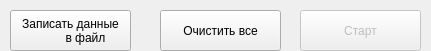
  <widget class="QFrame" name="frame">
   <property name="geometry">
    <rect>
     <x>10</x>
     <y>910</y>
     <width>431</width>
     <height>51</height>
    </rect>
   </property>
   <property name="frameShape">
    <enum>QFrame::NoFrame</enum>
   </property>
   <property name="frameShadow">
    <enum>QFrame::Raised</enum>
   </property>
   <widget class="QPushButton" name="pushButtonWriteDatatoFile">
    <property name="geometry">
     <rect>
      <x>10</x>
      <y>10</y>
      <width>121</width>
      <height>41</height>
     </rect>
    </property>
    <property name="text">
     <string>Записать данные
         в файл</string>
    </property>
    <property name="icon">
     <iconset resource="../resources.qrc">
      <normaloff>:/Images/write.png</normaloff>:/Images/write.png</iconset>
    </property>
   </widget>
   <widget class="QPushButton" name="pushButtonClearAll">
    <property name="geometry">
     <rect>
      <x>160</x>
      <y>10</y>
      <width>121</width>
      <height>41</height>
     </rect>
    </property>
    <property name="text">
     <string>Очистить все</string>
    </property>
    <property name="icon">
     <iconset resource="../resources.qrc">
      <normaloff>:/Images/clear.png</normaloff>:/Images/clear.png</iconset>
    </property>
   </widget>
   <widget class="QPushButton" name="pushButtonCryptView">
    <property name="enabled">
     <bool>false</bool>
    </property>
    <property name="geometry">
     <rect>
      <x>300</x>
      <y>10</y>
      <width>121</width>
      <height>41</height>
     </rect>
    </property>
    <property name="text">
     <string>Старт</string>
    </property>
    <property name="icon">
     <iconset resource="../resources.qrc">
      <normaloff>:/Images/start.png</normaloff>:/Images/start.png</iconset>
    </property>
    <property name="autoDefault">
     <bool>false</bool>
    </property>
    <property name="default">
     <bool>true</bool>
    </property>
    <property name="flat">
     <bool>false</bool>
    </property>
   </widget>
   <widget class="QLabel" name="label_HideButton">
    <property name="geometry">
     <rect>
      <x>-10</x>
      <y>20</y>
      <width>311</width>
      <height>31</height>
     </rect>
    </property>
    <property name="text">
     <string/>
    </property>
   </widget>
  </widget>
